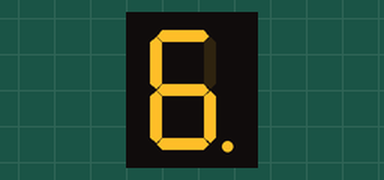
Bench run of a sketch on a simulated Arduino Mega 2560, built with avr-gcc and run on an emulated ATmega2560. On the bench: 1-digit seven-segment display. Wiring (inferred from the names in the program): 1-digit 7-segment display, segments lit when HIGH: segments pin 22, pin 24, pin 26, pin 28, pin 30, pin 32, pin 34, pin 28. The segment pins are drawn as the display they are named for.

Above: at 0.1 s.
At 2.1 s:
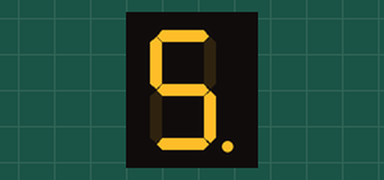
At 4.1 s:
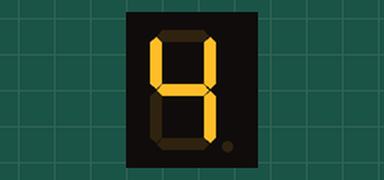
At 6.1 s:
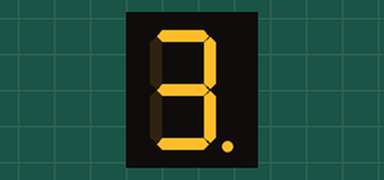
At 8.1 s:
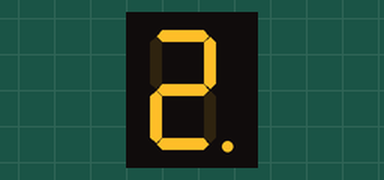
At 12.1 s:
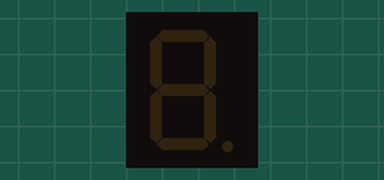

The sketch:

Gear_Indicator_Code.ino
```cpp
/* Author: Corey Reyna (reynacorey13@gmail.com)
 Date: 10/9/2021
 Purpose: Gear Indicator for an SAE car.
 Description: This program creates the funcitons necessary
 to display each of the gears the SAE car can be in. The
 pins can be configured for a different setup.
*/


int waitTime = 1000; // one second delay

//  Seven Segement counter
int APin = 22;
int BPin = 24;
int CPin = 26;
int DPin = 28;
int EPin = 30;
int FPin = 32;
int GPin = 34;
// the setup function runs once when you press reset or power the board
void setup() {
  // initialize digital pin LED_BUILTIN as an output.
  pinMode(APin,OUTPUT);
  pinMode(BPin,OUTPUT);
  pinMode(CPin,OUTPUT);
  pinMode(DPin,OUTPUT);
  pinMode(EPin,OUTPUT);
  pinMode(FPin,OUTPUT);
  pinMode(GPin,OUTPUT);

}

// the loop function runs over and over again forever
void loop() {
/*  disp_zero_gear();
  delay(3000);

  for(int i=0; i<7; ++i)  // counts from 0 to 6
  {
    if(i == 0)
    {
      disp_zero_gear();
    }

    if(i == 1)
    {
      disp_first_gear();
    }

    if(i == 2)
    {
      disp_second_gear();
    }

    if(i == 3)
    {
      disp_third_gear();
    }

    if(i == 4)
    {
      disp_fourth_gear();
    }

    if(i == 5)
    {
      disp_fifth_gear();
    }

    if(i == 6)
    {
      disp_sixth_gear();
    }

  delay(1000);

  }
*/

// counts down from 6 to 0 then turns off with 2 second delays between each change
  disp_sixth_gear();
  delay(2000);
  disp_fifth_gear();
  delay(2000);
  disp_fourth_gear();
  delay(2000);
  disp_third_gear();
  delay(2000);
  disp_second_gear();
  delay(2000);
  disp_first_gear();
  delay(2000);
  turn_off_gear();
  delay(5000);

}

void disp_zero_gear()    //Made according to the truth table for the 7 Segment Display
{
  digitalWrite(APin, HIGH);
  digitalWrite(BPin, HIGH);
  digitalWrite(CPin, HIGH);
  digitalWrite(DPin, HIGH);
  digitalWrite(EPin, HIGH);
  digitalWrite(FPin, HIGH);
  digitalWrite(GPin, LOW);
}

void disp_first_gear()   //Made according to the truth table for the 7 Segment Display
{
  digitalWrite(APin, LOW);
  digitalWrite(BPin, HIGH);
  digitalWrite(CPin, HIGH);
  digitalWrite(DPin, LOW);
  digitalWrite(EPin, LOW);
  digitalWrite(FPin, LOW);
  digitalWrite(GPin, LOW);

}

void disp_second_gear()    //Made according to the truth table for the 7 Segment Display
{
  digitalWrite(APin, HIGH);
  digitalWrite(BPin, HIGH);
  digitalWrite(CPin, LOW);
  digitalWrite(DPin, HIGH);
  digitalWrite(EPin, HIGH);
  digitalWrite(FPin, LOW);
  digitalWrite(GPin, HIGH);
}

void disp_third_gear()    //Made according to the truth table for the 7 Segment Display
{
  digitalWrite(APin, HIGH);
  digitalWrite(BPin, HIGH);
  digitalWrite(CPin, HIGH);
  digitalWrite(DPin, HIGH);
  digitalWrite(EPin, LOW);
  digitalWrite(FPin, LOW);
  digitalWrite(GPin, HIGH);
}

void disp_fourth_gear()    //Made according to the truth table for the 7 Segment Display
{
  digitalWrite(APin, LOW);
  digitalWrite(BPin, HIGH);
  digitalWrite(CPin, HIGH);
  digitalWrite(DPin, LOW);
  digitalWrite(EPin, LOW);
  digitalWrite(FPin, HIGH);
  digitalWrite(GPin, HIGH);
}

void disp_fifth_gear()    //Made according to the truth table for the 7 Segment Display
{
  digitalWrite(APin, HIGH);
  digitalWrite(BPin, LOW);
  digitalWrite(CPin, HIGH);
  digitalWrite(DPin, HIGH);
  digitalWrite(EPin, LOW);
  digitalWrite(FPin, HIGH);
  digitalWrite(GPin, HIGH);
}

void disp_sixth_gear()    //Made according to the truth table for the 7 Segment Display
{
  digitalWrite(APin, HIGH);
  digitalWrite(BPin, LOW);
  digitalWrite(CPin, HIGH);
  digitalWrite(DPin, HIGH);
  digitalWrite(EPin, HIGH);
  digitalWrite(FPin, HIGH);
  digitalWrite(GPin, HIGH);
}

void turn_off_gear()
{
  digitalWrite(APin, LOW);
  digitalWrite(BPin, LOW);
  digitalWrite(CPin, LOW);
  digitalWrite(DPin, LOW);
  digitalWrite(EPin, LOW);
  digitalWrite(FPin, LOW);
  digitalWrite(GPin, LOW);


}
```

Measured:
- by itself, everything shown: repeats every 17.0 s, in 7 steps
- what the display in image 1 shows lasts 2.0 s, from 2.0 s to 4.0 s
- what the display in image 5 shows lasts 5.0 s, from 12.0 s to 17.0 s
